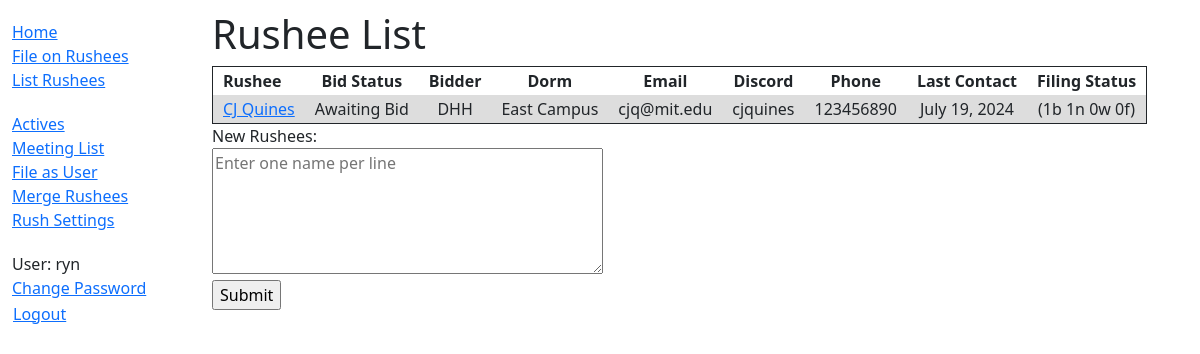
Page /rushees/ (signed in) on the committed database.
### rush/models.py (models this page shows, shortened)
class Rushee(models.Model):
    STATUSES = (
        ('n', 'None'),
        ('a', 'Awaiting Bid'),
        ('b', 'Bid Delivered'),
        ('p', 'Pledged'),
    )
    name = models.CharField(max_length=100)
    dorm = models.CharField(max_length=50, null=True, blank=True)
    email = models.EmailField(null=True, blank=True)
    discord = models.CharField(max_length=50, null=True, blank=True)
    phone = models.CharField(max_length=20, null=True, blank=True)
    status = models.CharField(max_length=1, choices=STATUSES, default='None')
    bidder = models.ForeignKey(settings.AUTH_USER_MODEL, on_delete=models.SET_NULL, null=True, blank=True)
    last_contact = models.DateField(null=True, blank=True)
    comments = models.TextField(null=True, blank=True)
    class Meta:
        ordering = ['status', 'name']
    @property
    def short_filings_desc(self):
        text = ''
        for i in Filing.FILING_TYPES:
            text += f'{len(self.filing_set.filter(type__exact=i[0]))}{i[0]} '
        if len(text) > 0:
            return text[:-1]
        else:
            return text
    @property
    def autobid(self):
        autobid = Settings.objects.all()[0]
        if self.w > autobid.w or self.f > autobid.f:
            return False
        if self.b >= autobid.b:
            return True
        if self.b + self.n >= autobid.n:
            return True
        return False
    @property
    def b(self):
        return len(self.filing_set.filter(type__exact='b'))
    @property
    def n(self):
        return len(self.filing_set.filter(type__exact='n'))
    @property
    def w(self):
        return len(self.filing_set.filter(type__exact='w'))
    @property
    def f(self):
        return len(self.filing_set.filter(type__exact='f'))
    @property
    def weak(self):
        autobid = Settings.objects.get(id=1)
        return self.w > autobid.w
    @property
    def flush(self):
        autobid = Settings.objects.get(id=1)
        return self.f > autobid.f
    def get_absolute_url(self):
        return reverse('rushee-detail', args=[str(self.id)])
    def __str__(self):
        return f'{self.name}'

class Filing(models.Model):
    FILING_TYPES = (
        ('b', 'Bid'),
        ('n', 'No Objection'),
        ('w', 'Weak'),
        ('f', 'Flush'),
    )
    type = models.CharField(max_length=1, choices=FILING_TYPES)
    rushee = models.ForeignKey(Rushee, on_delete=models.CASCADE)
    active = models.ForeignKey(settings.AUTH_USER_MODEL, on_delete=models.CASCADE)

### rush/views.py (the view, shortened to what this page needs)
# urls.py: path('rushees/', views.RusheeListView, name='rushee-list'),
@login_required
def RusheeListView(request):
    rushee_list = Rushee.objects.all()
    form = AddRusheesForm()
    context = {
        'rushee_list': rushee_list,
        'form': form
    }
    return render(request, 'rush/rushee_list.html', context)

### rush/forms.py
class AddRusheesForm(forms.Form):
    rushees = forms.CharField(widget=forms.Textarea(attrs={
        'placeholder': 'Enter one name per line',
        'rows': 5}), label='New Rushees', required=False, )

### rush/models.py (called while the page is built)
    @property
    def b(self):
        return int(self.autobid.split(',')[0])

    @property
    def n(self):
        return int(self.autobid.split(',')[1])

    @property
    def w(self):
        return int(self.autobid.split(',')[2])

    @property
    def f(self):
        return int(self.autobid.split(',')[3])

### rush/templates/rush/rushee_list.html (shortened to what this page needs)
{% extends "base_generic.html" %}
{% block content %}
    <h1>Rushee List</h1>
    {% if rushee_list %}
        <table class="table-fancy">
            <tr>
                <th style="text-align: left">Rushee</th>
                <th>Bid Status</th>
                <th>Bidder</th>
                <th>Dorm</th>
                <th>Email</th>
                <th>Discord</th>
                <th>Phone</th>
                <th>Last Contact</th>
                {% if user.is_staff %}
                    <th>
                        Filing Status
                    </th>
                {% endif %}
            </tr>
            {% for rushee in rushee_list %}
                <tr>
                    <td style="text-align: left">
                        <a href="{{ rushee.get_absolute_url }}">{{ rushee }}</a>
                    </td>
                    <td>{{ rushee.get_status_display }}</td>
                    <td>{{ rushee.bidder|upper }}</td>
                    <td>{{ rushee.dorm }}</td>
                    <td>{{ rushee.email }}</td>
                    <td>{{ rushee.discord }}</td>
                    <td>{{ rushee.phone }}</td>
                    <td>{{ rushee.last_contact }}</td>
                    {% if user.is_staff %}
                        <td{% if user.is_staff %}
                        {% endif %} >
                            ({{ rushee.short_filings_desc }})
                        </td>
                    {% endif %}
                </tr>
            {% endfor %}
        </table>
    {% else %}
        <p>There are no rushees in the system.</p>
    {% endif %}
    <form action="" method="post">
        {{ form.rushees.label_tag }}
        <br/>
        {{ form.rushees }}
        <br/>
        <input type="submit" value="Submit">
    </form>
{% endblock %}

### rush/templates/base_generic.html (shortened to what this page needs)
<!DOCTYPE html>
<html lang="en">
<head>
    <link href="https://cdn.jsdelivr.net/npm/bootstrap@5.3.3/dist/css/bootstrap.min.css" rel="stylesheet"
>
    {% load static %}
    <link rel="stylesheet" href="{% static 'css/styles.css' %}">
</head>
<body>
<div class="container-fluid">
    <div class="row">
        <div class="col-sm-2">
            {% block sidebar %}
                <ul class="sidebar-nav">
                    <li><a href="{% url 'index' %}">Home</a></li>
                    {% if user.is_authenticated %}
                        <li><a href="{% url 'file-list' %}">File on Rushees</a></li>
                        <li><a href="{% url 'rushee-list' %}">List Rushees</a></li>
                    {% endif %}
                </ul>
                {% if user.is_staff %}
                <ul class="sidebar-nav">
                    <li><a href="{% url 'active-list' %}">Actives</a></li>
                    <li><a href="{% url 'meeting-list' %}">Meeting List</a></li>
                    <li><a href="{% url 'file-as' %}">File as User</a></li>
                    <li><a href="{% url 'merge' %}">Merge Rushees</a></li>
                    <li><a href="{% url 'settings' %}">Rush Settings</a></li>
                </ul>
                {% endif %}
                <ul class="sidebar-nav">
                    {% if user.is_authenticated %}
                        <li>User: {{ user.get_username }}</li>
                        <li><a href="{% url 'reset-password' %}">Change Password</a></li>
                        <li>
                            <form id="logout-form" method="post" action="{% url 'logout' %}">
                                <button type="submit" class="btn btn-link">Logout</button>
                            </form>
                        </li>
                    {% else %}
                        <li><a href="{% url 'login' %}">Login</a></li>
                    {% endif %}
                </ul>
            {% endblock %}
        </div>
        <div class="col-sm-10 ">
            {% block content %}{% endblock %}
        </div>
    </div>
</div>
</body>
</html>

### static/css/styles.css (style rules this page uses)
.sidebar-nav { margin-top: 20px; padding: 0; list-style: none; }
#logout-form { display: inline; }
#logout-form button { padding: 0; margin: 0; }
.col-sm-10 { padding-top: 10px; padding-bottom: 50px; }

### rows in the picture
Rushee: name "CJ Quines", status "Awaiting Bid", bidder "DHH", dorm "East Campus", email "cjq@mit.edu", discord "cjquines", phone "123456890", last_contact "July 19, 2024", short_filings_desc "1b 1n 0w 0f"

### other values in the picture
{{ user.get_username }} "ryn"
